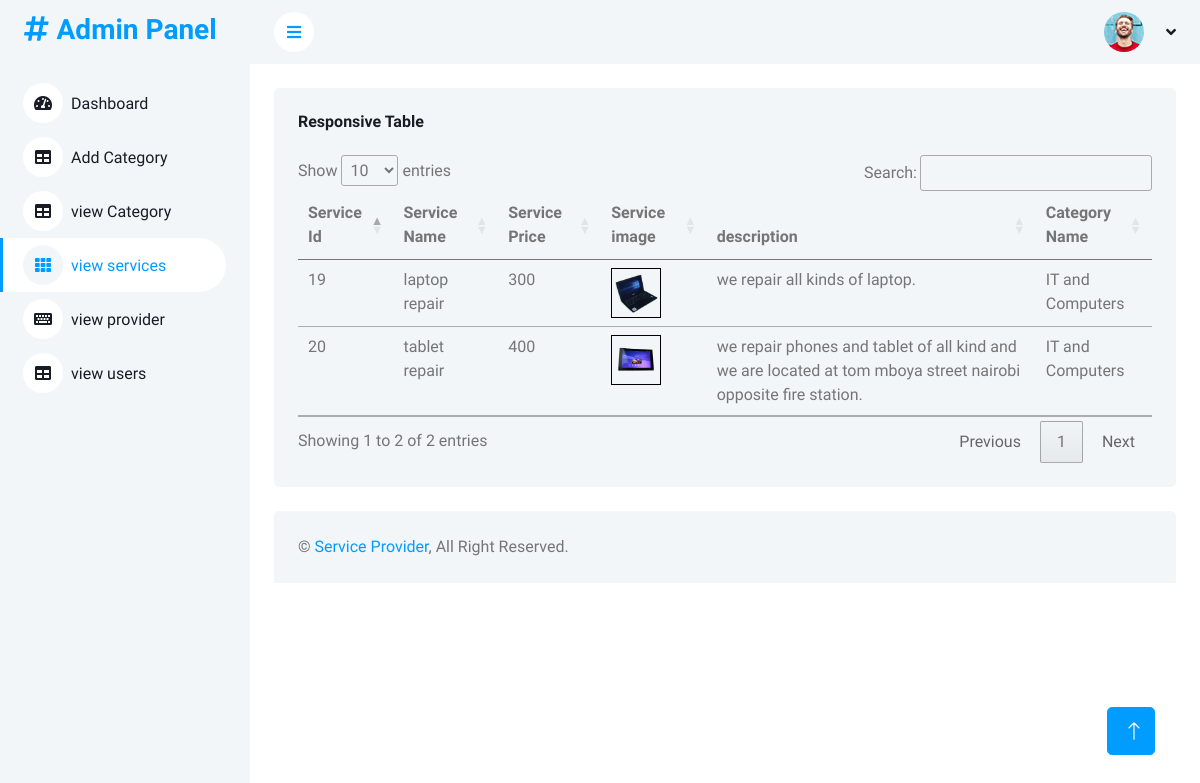
Screenshot of /admin/services.php with the database file from the repository.
### tables this page shows
CREATE TABLE IF NOT EXISTS `services` (
  `service_id` int(11) NOT NULL AUTO_INCREMENT,
  `service_name` varchar(100) NOT NULL,
  `service_price` int(11) NOT NULL,
  `service_image` varchar(200) NOT NULL,
  `description` varchar(1000) NOT NULL,
  `category_name` varchar(50) NOT NULL,
  `provider_id` int(11) DEFAULT NULL,
  `createdAt` timestamp NOT NULL DEFAULT current_timestamp() ON UPDATE current_timestamp(),
  PRIMARY KEY (`service_id`),
  KEY `provider_id` (`provider_id`)
);

### admin/services.php (the view, shortened to what this page needs)
<!DOCTYPE html>
<html lang="en">
<head>
</head>
<body>
            <?php include "sidebar.php";?>
            <div class="container-fluid pt-4 px-4">
                <div class="row g-4">
                    <div class="col-12">
                        <div class="bg-light rounded h-100 p-4">
                            <h6 class="mb-4">Responsive Table</h6>
                            <div class="table-responsive">
                                <table class="table" id="service-data">
                                    <thead>
                                        <tr>
                                            <th scope="col">Service Id</th>
                                            <th scope="col">Service Name</th>
                                            <th scope="col">Service Price</th>
                                            <th scope="col">Service image</th>
                                            <th scope="col">description</th>
                                            <th scope="col">Category Name</th>
                                        </tr>
                                    </thead>
                                    <tbody>
                                    <?php
                                        $sql = "SELECT * FROM services";
                                        $result = mysqli_query($conn, $sql);
                                        if (mysqli_num_rows($result) > 0){
                                            while($rows = mysqli_fetch_array($result)){
                                        ?>
                                        <tr>
                                            <td><?php echo $rows['service_id'];?></td>
                                            <td><?php echo $rows['service_name'];?></td>
                                            <td><?php echo $rows['service_price'];?></td>
                                            <td><img src="../provider/uploads/<?php echo $rows['service_image'];?>" width="50px" height="50px" style="border: 1px solid black;"></td>
                                            <td><?php echo $rows['description'];?></td>
                                            <td><?php echo $rows['category_name'];?></td>
                                        </tr>
                                        <?php
                                        }}
                                        ?>
                                    </tbody>
                                </table>
                            </div>
                        </div>
                    </div>
                </div>
            </div>
            <?php include "footer.php";?>
        <a href="#" class="btn btn-lg btn-primary btn-lg-square back-to-top"><i class="bi bi-arrow-up"></i></a>
    </div>
</body>
</html>

### css/style.css (style rules this page uses)
:root { --primary: #009CFF; --light: #F3F6F9; --dark: #191C24; }
.back-to-top { position: fixed; display: none; right: 45px; bottom: 45px; z-index: 99; }
.btn { transition: .5s; }
.btn.btn-primary { color: #FFFFFF; }
.btn-lg-square { width: 48px; height: 48px; }
.btn-square, .btn-sm-square, .btn-lg-square { padding: 0; display: inline-flex; align-items: center; justify-content: center; font-weight: normal; border-radius: 50px; }

### rows the page displays
services: service_id "19", service_name "laptop repair", service_price "300", service_image (picture), description "we repair all kinds of laptop.", category_name "IT and Computers"
services: service_id "20", service_name "tablet repair", service_price "400", service_image (picture), description "we repair phones and tablet of all kind and we are located at tom mboya street nairobi opposite fire station.", category_name "IT and Computers"
